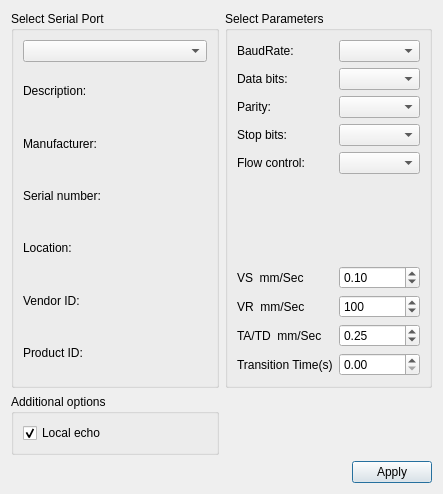
<?xml version="1.0" encoding="UTF-8"?>
<ui version="4.0">
 <class>SettingsDialog</class>
 <widget class="QDialog" name="SettingsDialog">
  <property name="geometry">
   <rect>
    <x>0</x>
    <y>0</y>
    <width>443</width>
    <height>494</height>
   </rect>
  </property>
  <property name="windowTitle">
   <string>Settings</string>
  </property>
  <layout class="QGridLayout" name="gridLayout_3">
   <item row="0" column="0">
    <widget class="QGroupBox" name="selectBox">
     <property name="title">
      <string>Select Serial Port</string>
     </property>
     <layout class="QGridLayout" name="gridLayout">
      <item row="0" column="0">
       <widget class="QComboBox" name="serialPortInfoListBox"/>
      </item>
      <item row="1" column="0">
       <widget class="QLabel" name="descriptionLabel">
        <property name="text">
         <string>Description:</string>
        </property>
       </widget>
      </item>
      <item row="2" column="0">
       <widget class="QLabel" name="manufacturerLabel">
        <property name="text">
         <string>Manufacturer:</string>
        </property>
       </widget>
      </item>
      <item row="3" column="0">
       <widget class="QLabel" name="serialNumberLabel">
        <property name="text">
         <string>Serial number:</string>
        </property>
       </widget>
      </item>
      <item row="4" column="0">
       <widget class="QLabel" name="locationLabel">
        <property name="text">
         <string>Location:</string>
        </property>
       </widget>
      </item>
      <item row="5" column="0">
       <widget class="QLabel" name="vidLabel">
        <property name="text">
         <string>Vendor ID:</string>
        </property>
       </widget>
      </item>
      <item row="6" column="0">
       <widget class="QLabel" name="pidLabel">
        <property name="text">
         <string>Product ID:</string>
        </property>
       </widget>
      </item>
     </layout>
    </widget>
   </item>
   <item row="2" column="0" colspan="2">
    <layout class="QHBoxLayout" name="horizontalLayout">
     <item>
      <spacer name="horizontalSpacer">
       <property name="orientation">
        <enum>Qt::Horizontal</enum>
       </property>
       <property name="sizeHint" stdset="0">
        <size>
         <width>96</width>
         <height>20</height>
        </size>
       </property>
      </spacer>
     </item>
     <item>
      <widget class="QPushButton" name="applyButton">
       <property name="text">
        <string>Apply</string>
       </property>
      </widget>
     </item>
    </layout>
   </item>
   <item row="0" column="1">
    <widget class="QGroupBox" name="parametersBox">
     <property name="title">
      <string>Select Parameters</string>
     </property>
     <layout class="QGridLayout" name="gridLayout_2">
      <item row="6" column="0">
       <widget class="QLabel" name="label">
        <property name="text">
         <string>VS  mm/Sec</string>
        </property>
       </widget>
      </item>
      <item row="8" column="0">
       <widget class="QLabel" name="label_3">
        <property name="text">
         <string>TA/TD  mm/Sec</string>
        </property>
       </widget>
      </item>
      <item row="6" column="1">
       <widget class="QDoubleSpinBox" name="spinVS">
        <property name="minimum">
         <double>0.010000000000000</double>
        </property>
        <property name="maximum">
         <double>1.000000000000000</double>
        </property>
        <property name="singleStep">
         <double>0.010000000000000</double>
        </property>
        <property name="value">
         <double>0.100000000000000</double>
        </property>
       </widget>
      </item>
      <item row="5" column="1">
       <spacer name="verticalSpacer">
        <property name="orientation">
         <enum>Qt::Vertical</enum>
        </property>
        <property name="sizeHint" stdset="0">
         <size>
          <width>20</width>
          <height>40</height>
         </size>
        </property>
       </spacer>
      </item>
      <item row="8" column="1">
       <widget class="QDoubleSpinBox" name="spinTATD">
        <property name="minimum">
         <double>0.050000000000000</double>
        </property>
        <property name="maximum">
         <double>1.000000000000000</double>
        </property>
        <property name="singleStep">
         <double>0.050000000000000</double>
        </property>
        <property name="value">
         <double>0.250000000000000</double>
        </property>
       </widget>
      </item>
      <item row="2" column="0">
       <widget class="QLabel" name="parityLabel">
        <property name="text">
         <string>Parity:</string>
        </property>
       </widget>
      </item>
      <item row="3" column="0">
       <widget class="QLabel" name="stopBitsLabel">
        <property name="text">
         <string>Stop bits:</string>
        </property>
       </widget>
      </item>
      <item row="7" column="1">
       <widget class="QSpinBox" name="spinVR">
        <property name="maximum">
         <number>999</number>
        </property>
        <property name="singleStep">
         <number>10</number>
        </property>
        <property name="value">
         <number>100</number>
        </property>
       </widget>
      </item>
      <item row="4" column="1">
       <widget class="QComboBox" name="flowControlBox"/>
      </item>
      <item row="1" column="1">
       <widget class="QComboBox" name="dataBitsBox"/>
      </item>
      <item row="4" column="0">
       <widget class="QLabel" name="flowControlLabel">
        <property name="text">
         <string>Flow control:</string>
        </property>
       </widget>
      </item>
      <item row="0" column="1">
       <widget class="QComboBox" name="baudRateBox">
        <property name="layoutDirection">
         <enum>Qt::LeftToRight</enum>
        </property>
       </widget>
      </item>
      <item row="2" column="1">
       <widget class="QComboBox" name="parityBox"/>
      </item>
      <item row="1" column="0">
       <widget class="QLabel" name="dataBitsLabel">
        <property name="text">
         <string>Data bits:</string>
        </property>
       </widget>
      </item>
      <item row="3" column="1">
       <widget class="QComboBox" name="stopBitsBox"/>
      </item>
      <item row="7" column="0">
       <widget class="QLabel" name="label_2">
        <property name="text">
         <string>VR  mm/Sec</string>
        </property>
       </widget>
      </item>
      <item row="0" column="0">
       <widget class="QLabel" name="baudRateLabel">
        <property name="text">
         <string>BaudRate:</string>
        </property>
       </widget>
      </item>
      <item row="9" column="0">
       <widget class="QLabel" name="label_TranstionTime">
        <property name="text">
         <string>Transition Time(s)</string>
        </property>
       </widget>
      </item>
      <item row="9" column="1">
       <widget class="QDoubleSpinBox" name="transitionTime"/>
      </item>
     </layout>
    </widget>
   </item>
   <item row="1" column="0">
    <widget class="QGroupBox" name="additionalOptionsGroupBox">
     <property name="title">
      <string>Additional options</string>
     </property>
     <layout class="QVBoxLayout" name="verticalLayout">
      <item>
       <widget class="QCheckBox" name="localEchoCheckBox">
        <property name="text">
         <string>Local echo</string>
        </property>
        <property name="checked">
         <bool>true</bool>
        </property>
       </widget>
      </item>
     </layout>
    </widget>
   </item>
  </layout>
 </widget>
 <resources/>
 <connections/>
</ui>
